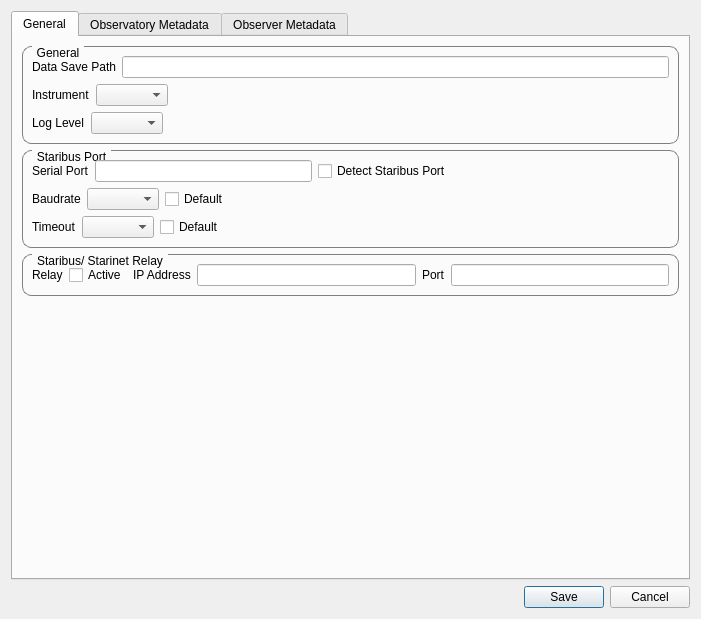
<?xml version="1.0" encoding="UTF-8"?>
<ui version="4.0">
 <class>ConfigurationDialog</class>
 <widget class="QDialog" name="ConfigurationDialog">
  <property name="geometry">
   <rect>
    <x>0</x>
    <y>0</y>
    <width>701</width>
    <height>619</height>
   </rect>
  </property>
  <property name="windowTitle">
   <string>Configuration</string>
  </property>
  <layout class="QGridLayout" name="gridLayout">
   <item row="0" column="0">
    <layout class="QVBoxLayout" name="verticalLayout">
     <item>
      <widget class="QTabWidget" name="tabWidget">
       <property name="currentIndex">
        <number>0</number>
       </property>
       <widget class="QWidget" name="tab">
        <attribute name="title">
         <string>General</string>
        </attribute>
        <layout class="QGridLayout" name="gridLayout_4">
         <item row="1" column="0">
          <widget class="QGroupBox" name="groupBox_2">
           <property name="styleSheet">
            <string notr="true">QGroupBox {
    border: 1px solid gray;
    border-radius: 9px;
    margin-top: 0.5em;
}

QGroupBox::title {
    subcontrol-origin: margin;
    left: 10px;
    padding: 0 3px 0 3px;
}</string>
           </property>
           <property name="title">
            <string>Staribus Port</string>
           </property>
           <layout class="QGridLayout" name="gridLayout_3">
            <item row="1" column="0">
             <layout class="QHBoxLayout" name="horizontalLayout_5">
              <item>
               <widget class="QLabel" name="label_5">
                <property name="text">
                 <string>Baudrate</string>
                </property>
               </widget>
              </item>
              <item>
               <widget class="QComboBox" name="baudrateComboBox"/>
              </item>
              <item>
               <widget class="QCheckBox" name="baudrateDefaultCheckBox">
                <property name="text">
                 <string>Default</string>
                </property>
               </widget>
              </item>
              <item>
               <spacer name="horizontalSpacer_3">
                <property name="orientation">
                 <enum>Qt::Horizontal</enum>
                </property>
                <property name="sizeHint" stdset="0">
                 <size>
                  <width>40</width>
                  <height>20</height>
                 </size>
                </property>
               </spacer>
              </item>
             </layout>
            </item>
            <item row="0" column="0">
             <layout class="QHBoxLayout" name="horizontalLayout_4">
              <item>
               <widget class="QLabel" name="label_3">
                <property name="text">
                 <string>Serial Port</string>
                </property>
               </widget>
              </item>
              <item>
               <widget class="QLineEdit" name="serialPortLineEdit"/>
              </item>
              <item>
               <widget class="QCheckBox" name="dectectInstrumentPortCheckBox">
                <property name="text">
                 <string>Detect Staribus Port</string>
                </property>
               </widget>
              </item>
              <item>
               <spacer name="horizontalSpacer_2">
                <property name="orientation">
                 <enum>Qt::Horizontal</enum>
                </property>
                <property name="sizeHint" stdset="0">
                 <size>
                  <width>40</width>
                  <height>20</height>
                 </size>
                </property>
               </spacer>
              </item>
             </layout>
            </item>
            <item row="2" column="0">
             <layout class="QHBoxLayout" name="horizontalLayout_6">
              <item>
               <widget class="QLabel" name="label_6">
                <property name="text">
                 <string>Timeout</string>
                </property>
               </widget>
              </item>
              <item>
               <widget class="QComboBox" name="timeoutComboBox"/>
              </item>
              <item>
               <widget class="QCheckBox" name="serialPortTimeoutCheckBox">
                <property name="text">
                 <string>Default</string>
                </property>
               </widget>
              </item>
              <item>
               <spacer name="horizontalSpacer_4">
                <property name="orientation">
                 <enum>Qt::Horizontal</enum>
                </property>
                <property name="sizeHint" stdset="0">
                 <size>
                  <width>40</width>
                  <height>20</height>
                 </size>
                </property>
               </spacer>
              </item>
             </layout>
            </item>
           </layout>
          </widget>
         </item>
         <item row="0" column="0">
          <widget class="QGroupBox" name="groupBox">
           <property name="styleSheet">
            <string notr="true">QGroupBox {
    border: 1px solid gray;
    border-radius: 9px;
    margin-top: 0.5em;
}

QGroupBox::title {
    subcontrol-origin: margin;
    left: 10px;
    padding: 0 3px 0 3px;
}</string>
           </property>
           <property name="title">
            <string>General</string>
           </property>
           <layout class="QGridLayout" name="gridLayout_2">
            <item row="0" column="0">
             <layout class="QHBoxLayout" name="horizontalLayout_2">
              <item>
               <widget class="QLabel" name="label">
                <property name="text">
                 <string>Data Save Path</string>
                </property>
               </widget>
              </item>
              <item>
               <widget class="QLineEdit" name="savepathLineEdit"/>
              </item>
             </layout>
            </item>
            <item row="1" column="0">
             <layout class="QHBoxLayout" name="horizontalLayout_3">
              <item>
               <widget class="QLabel" name="label_2">
                <property name="text">
                 <string>Instrument</string>
                </property>
               </widget>
              </item>
              <item>
               <widget class="QComboBox" name="instrumentComboBox"/>
              </item>
              <item>
               <spacer name="horizontalSpacer_5">
                <property name="orientation">
                 <enum>Qt::Horizontal</enum>
                </property>
                <property name="sizeHint" stdset="0">
                 <size>
                  <width>40</width>
                  <height>20</height>
                 </size>
                </property>
               </spacer>
              </item>
             </layout>
            </item>
            <item row="2" column="0">
             <layout class="QHBoxLayout" name="horizontalLayout_22">
              <item>
               <widget class="QLabel" name="label_30">
                <property name="text">
                 <string>Log Level</string>
                </property>
               </widget>
              </item>
              <item>
               <widget class="QComboBox" name="loglevelComboBox"/>
              </item>
              <item>
               <spacer name="horizontalSpacer_6">
                <property name="orientation">
                 <enum>Qt::Horizontal</enum>
                </property>
                <property name="sizeHint" stdset="0">
                 <size>
                  <width>40</width>
                  <height>20</height>
                 </size>
                </property>
               </spacer>
              </item>
             </layout>
            </item>
           </layout>
          </widget>
         </item>
         <item row="2" column="0">
          <widget class="QGroupBox" name="groupBox_3">
           <property name="styleSheet">
            <string notr="true">QGroupBox {
    border: 1px solid gray;
    border-radius: 9px;
    margin-top: 0.5em;
}

QGroupBox::title {
    subcontrol-origin: margin;
    left: 10px;
    padding: 0 3px 0 3px;
}</string>
           </property>
           <property name="title">
            <string>Staribus/ Starinet Relay</string>
           </property>
           <layout class="QGridLayout" name="gridLayout_5">
            <item row="0" column="0">
             <layout class="QHBoxLayout" name="horizontalLayout_7">
              <item>
               <widget class="QLabel" name="label_4">
                <property name="text">
                 <string>Relay</string>
                </property>
               </widget>
              </item>
              <item>
               <widget class="QCheckBox" name="relayCheckBox">
                <property name="text">
                 <string>Active</string>
                </property>
               </widget>
              </item>
              <item>
               <widget class="QLabel" name="label_7">
                <property name="text">
                 <string>IP Address</string>
                </property>
               </widget>
              </item>
              <item>
               <widget class="QLineEdit" name="ipAddressLineEdit"/>
              </item>
              <item>
               <widget class="QLabel" name="label_8">
                <property name="text">
                 <string>Port</string>
                </property>
               </widget>
              </item>
              <item>
               <widget class="QLineEdit" name="portLineEdit"/>
              </item>
             </layout>
            </item>
           </layout>
          </widget>
         </item>
         <item row="3" column="0">
          <spacer name="verticalSpacer_2">
           <property name="orientation">
            <enum>Qt::Vertical</enum>
           </property>
           <property name="sizeHint" stdset="0">
            <size>
             <width>20</width>
             <height>40</height>
            </size>
           </property>
          </spacer>
         </item>
        </layout>
        <zorder>groupBox</zorder>
        <zorder>groupBox_2</zorder>
        <zorder>groupBox_3</zorder>
        <zorder>verticalSpacer_2</zorder>
       </widget>
       <widget class="QWidget" name="tab_2">
        <attribute name="title">
         <string>Observatory Metadata</string>
        </attribute>
        <layout class="QGridLayout" name="gridLayout_6">
         <item row="0" column="0">
          <layout class="QHBoxLayout" name="horizontalLayout_8">
           <item>
            <widget class="QLabel" name="label_9">
             <property name="text">
              <string>Name</string>
             </property>
            </widget>
           </item>
           <item>
            <widget class="QLineEdit" name="OyNameLineEdit"/>
           </item>
          </layout>
         </item>
         <item row="1" column="0">
          <layout class="QHBoxLayout" name="horizontalLayout_9">
           <item>
            <widget class="QLabel" name="label_10">
             <property name="text">
              <string>Description</string>
             </property>
            </widget>
           </item>
           <item>
            <widget class="QLineEdit" name="OyDescriptionLineEdit"/>
           </item>
          </layout>
         </item>
         <item row="2" column="0">
          <layout class="QHBoxLayout" name="horizontalLayout_10">
           <item>
            <widget class="QLabel" name="label_11">
             <property name="text">
              <string>Email</string>
             </property>
            </widget>
           </item>
           <item>
            <widget class="QLineEdit" name="OyEmailLineEdit"/>
           </item>
          </layout>
         </item>
         <item row="3" column="0">
          <layout class="QHBoxLayout" name="horizontalLayout_11">
           <item>
            <widget class="QLabel" name="label_12">
             <property name="text">
              <string>Telephone</string>
             </property>
            </widget>
           </item>
           <item>
            <widget class="QLineEdit" name="OyTelephoneLineEdit"/>
           </item>
          </layout>
         </item>
         <item row="4" column="0">
          <layout class="QHBoxLayout" name="horizontalLayout_12">
           <item>
            <widget class="QLabel" name="label_13">
             <property name="text">
              <string>URL</string>
             </property>
            </widget>
           </item>
           <item>
            <widget class="QLineEdit" name="OyUrlLineEdit"/>
           </item>
          </layout>
         </item>
         <item row="5" column="0">
          <layout class="QHBoxLayout" name="horizontalLayout_13">
           <item>
            <widget class="QLabel" name="label_14">
             <property name="text">
              <string>Country</string>
             </property>
            </widget>
           </item>
           <item>
            <widget class="QLineEdit" name="OyCountryLineEdit"/>
           </item>
          </layout>
         </item>
         <item row="6" column="0">
          <layout class="QHBoxLayout" name="horizontalLayout_14">
           <item>
            <widget class="QLabel" name="label_15">
             <property name="text">
              <string>Time Zone</string>
             </property>
            </widget>
           </item>
           <item>
            <widget class="QLineEdit" name="OyTimezoneLineEdit"/>
           </item>
          </layout>
         </item>
         <item row="7" column="0">
          <layout class="QHBoxLayout" name="horizontalLayout_15">
           <item>
            <widget class="QLabel" name="label_20">
             <property name="text">
              <string>Longitude</string>
             </property>
            </widget>
           </item>
           <item>
            <widget class="QLineEdit" name="OyLongitudeLineEdit"/>
           </item>
          </layout>
         </item>
         <item row="8" column="0">
          <layout class="QHBoxLayout" name="horizontalLayout_16">
           <item>
            <widget class="QLabel" name="label_21">
             <property name="text">
              <string>Latitude</string>
             </property>
            </widget>
           </item>
           <item>
            <widget class="QLineEdit" name="OyLatitudeLineEdit"/>
           </item>
          </layout>
         </item>
         <item row="9" column="0">
          <layout class="QHBoxLayout" name="horizontalLayout_17">
           <item>
            <widget class="QLabel" name="label_22">
             <property name="text">
              <string>Height Above Sea Level</string>
             </property>
            </widget>
           </item>
           <item>
            <widget class="QLineEdit" name="OyHaslLineEdit"/>
           </item>
          </layout>
         </item>
         <item row="10" column="0">
          <layout class="QHBoxLayout" name="horizontalLayout_18">
           <item>
            <widget class="QLabel" name="label_16">
             <property name="text">
              <string>Geodetic Datum</string>
             </property>
            </widget>
           </item>
           <item>
            <widget class="QLineEdit" name="OyDatumLineEdit"/>
           </item>
          </layout>
         </item>
         <item row="11" column="0">
          <layout class="QHBoxLayout" name="horizontalLayout_19">
           <item>
            <widget class="QLabel" name="label_19">
             <property name="text">
              <string>Geomagnetic Model</string>
             </property>
            </widget>
           </item>
           <item>
            <widget class="QLineEdit" name="OyModelLineEdit"/>
           </item>
          </layout>
         </item>
         <item row="12" column="0">
          <layout class="QHBoxLayout" name="horizontalLayout_20">
           <item>
            <widget class="QLabel" name="label_17">
             <property name="text">
              <string>Geomagnetic Longitude</string>
             </property>
            </widget>
           </item>
           <item>
            <widget class="QLineEdit" name="OyMagLongitudeLineEdit"/>
           </item>
          </layout>
         </item>
         <item row="13" column="0">
          <layout class="QHBoxLayout" name="horizontalLayout_21">
           <item>
            <widget class="QLabel" name="label_18">
             <property name="text">
              <string>Geomagnetic Latitude</string>
             </property>
            </widget>
           </item>
           <item>
            <widget class="QLineEdit" name="OyMagLatitudeLineEdit"/>
           </item>
          </layout>
         </item>
        </layout>
       </widget>
       <widget class="QWidget" name="tab_3">
        <attribute name="title">
         <string>Observer Metadata</string>
        </attribute>
        <layout class="QGridLayout" name="gridLayout_7">
         <item row="0" column="0">
          <layout class="QHBoxLayout" name="horizontalLayout_23">
           <item>
            <widget class="QLabel" name="label_23">
             <property name="text">
              <string>Name</string>
             </property>
            </widget>
           </item>
           <item>
            <widget class="QLineEdit" name="ObNameLineEdit"/>
           </item>
          </layout>
         </item>
         <item row="1" column="0">
          <layout class="QHBoxLayout" name="horizontalLayout_24">
           <item>
            <widget class="QLabel" name="label_24">
             <property name="text">
              <string>Description</string>
             </property>
            </widget>
           </item>
           <item>
            <widget class="QLineEdit" name="ObDescriptionLineEdit"/>
           </item>
          </layout>
         </item>
         <item row="3" column="0">
          <layout class="QHBoxLayout" name="horizontalLayout_26">
           <item>
            <widget class="QLabel" name="label_26">
             <property name="text">
              <string>Telephone</string>
             </property>
            </widget>
           </item>
           <item>
            <widget class="QLineEdit" name="ObTelephoneLineEdit"/>
           </item>
          </layout>
         </item>
         <item row="2" column="0">
          <layout class="QHBoxLayout" name="horizontalLayout_25">
           <item>
            <widget class="QLabel" name="label_25">
             <property name="text">
              <string>Email</string>
             </property>
            </widget>
           </item>
           <item>
            <widget class="QLineEdit" name="ObEmailLineEdit"/>
           </item>
          </layout>
         </item>
         <item row="5" column="0">
          <layout class="QHBoxLayout" name="horizontalLayout_28">
           <item>
            <widget class="QLabel" name="label_28">
             <property name="text">
              <string>Country</string>
             </property>
            </widget>
           </item>
           <item>
            <widget class="QLineEdit" name="ObCountryLineEdit"/>
           </item>
          </layout>
         </item>
         <item row="4" column="0">
          <layout class="QHBoxLayout" name="horizontalLayout_27">
           <item>
            <widget class="QLabel" name="label_27">
             <property name="text">
              <string>URL</string>
             </property>
            </widget>
           </item>
           <item>
            <widget class="QLineEdit" name="ObUrlLineEdit"/>
           </item>
          </layout>
         </item>
         <item row="6" column="0">
          <layout class="QHBoxLayout" name="horizontalLayout_29">
           <item>
            <widget class="QLabel" name="label_29">
             <property name="text">
              <string>Notes</string>
             </property>
            </widget>
           </item>
           <item>
            <widget class="QLineEdit" name="ObNotesLineEdit"/>
           </item>
          </layout>
         </item>
         <item row="7" column="0">
          <spacer name="verticalSpacer">
           <property name="orientation">
            <enum>Qt::Vertical</enum>
           </property>
           <property name="sizeHint" stdset="0">
            <size>
             <width>20</width>
             <height>40</height>
            </size>
           </property>
          </spacer>
         </item>
        </layout>
       </widget>
      </widget>
     </item>
     <item>
      <layout class="QHBoxLayout" name="horizontalLayout">
       <item>
        <spacer name="horizontalSpacer">
         <property name="orientation">
          <enum>Qt::Horizontal</enum>
         </property>
         <property name="sizeHint" stdset="0">
          <size>
           <width>40</width>
           <height>20</height>
          </size>
         </property>
        </spacer>
       </item>
       <item>
        <widget class="QPushButton" name="saveButton">
         <property name="text">
          <string>Save</string>
         </property>
        </widget>
       </item>
       <item>
        <widget class="QPushButton" name="cancelButton">
         <property name="text">
          <string>Cancel</string>
         </property>
        </widget>
       </item>
      </layout>
     </item>
    </layout>
   </item>
  </layout>
 </widget>
 <resources/>
 <connections/>
</ui>
